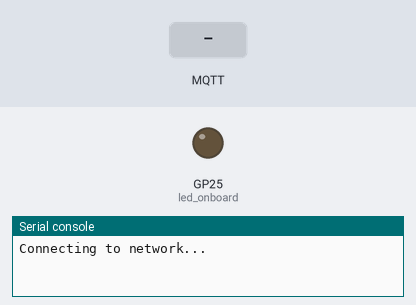
Simulated run of this program. Board: Raspberry Pi Pico running MicroPython. On the bench: output pins drawn as LEDs (lit = HIGH), the last lines printed to the serial console. The inputs (shaded band) are chosen by the test bench. WiFi joins after 1.5 s; no MQTT or app messages arrive unless stated.

Above: at 0.11 s.
At 2.8 s:
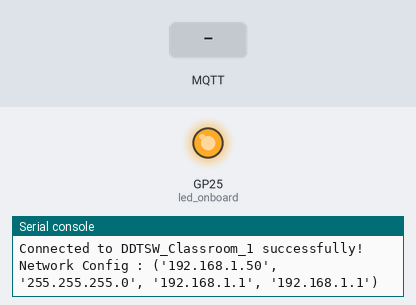
2.9 s: MQTT message "1" arrives on the first subscribed topic
4.4 s: MQTT message "on" arrives on the first subscribed topic
5.9 s: MQTT message "off" arrives on the first subscribed topic
Timing chart, 0 to 8.9 s (numbered marks = the images above; inputs shaded):
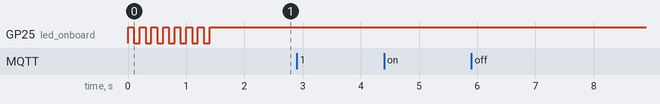

The program:

12_RP_WiFi_Mqtt_pub_sub.py
```python
import time
import network
from mqtt import MQTTClient
from machine import Pin, Timer

led_onboard = Pin('LED', Pin.OUT)

ssid = "DDTSW_Classroom_1"
password = "11111111"

broker = "192.168.1.211"
PORT=1883
CLIENT_ID="RP_Pico"
PUB_TOPIC="/pc"
SUB_TOPIC = "/RP_Pico"

def wifi_disconnect():
    wlan = network.WLAN(network.STA_IF)
    if wlan.isconnected():
        print("Disconnecting from network...")
        wlan.disconnect()
        while wlan.isconnected():
            led_onboard.toggle()
            time.sleep_ms(100)
        print("Disconnected from network")
        led_onboard.value(0)

def wifi_connect():
    wlan = network.WLAN(network.STA_IF)
    wlan.active(True)

    if not wlan.isconnected():
        print("Connecting to network...")
        wlan.connect(ssid, password)

        while not wlan.isconnected():
            led_onboard.toggle()
            time.sleep_ms(100)

        print(f"Connected to {ssid} successfully!")
        print('Network Config :', wlan.ifconfig())
        led_onboard.value(1)
        return True
    else:
        print("Already connected to network:", wlan.ifconfig())
        return True


def sub_callback(topic, msg):
    print("Data Subscribe..")
    print(topic, msg)


def mqtt_send(tim):
    client.publish(PUB_TOPIC, "Hello pc from RP_Pico")


if __name__=="__main__":
    wifi_disconnect()
    if wifi_connect():
        client = MQTTClient(CLIENT_ID, broker, PORT)
        client.set_callback(sub_callback)
        client.connect()
        client.subscribe(SUB_TOPIC)

        tim = Timer(mode=Timer.PERIODIC, period=1000, callback=mqtt_send)

        while True:
            client.check_msg()
```
